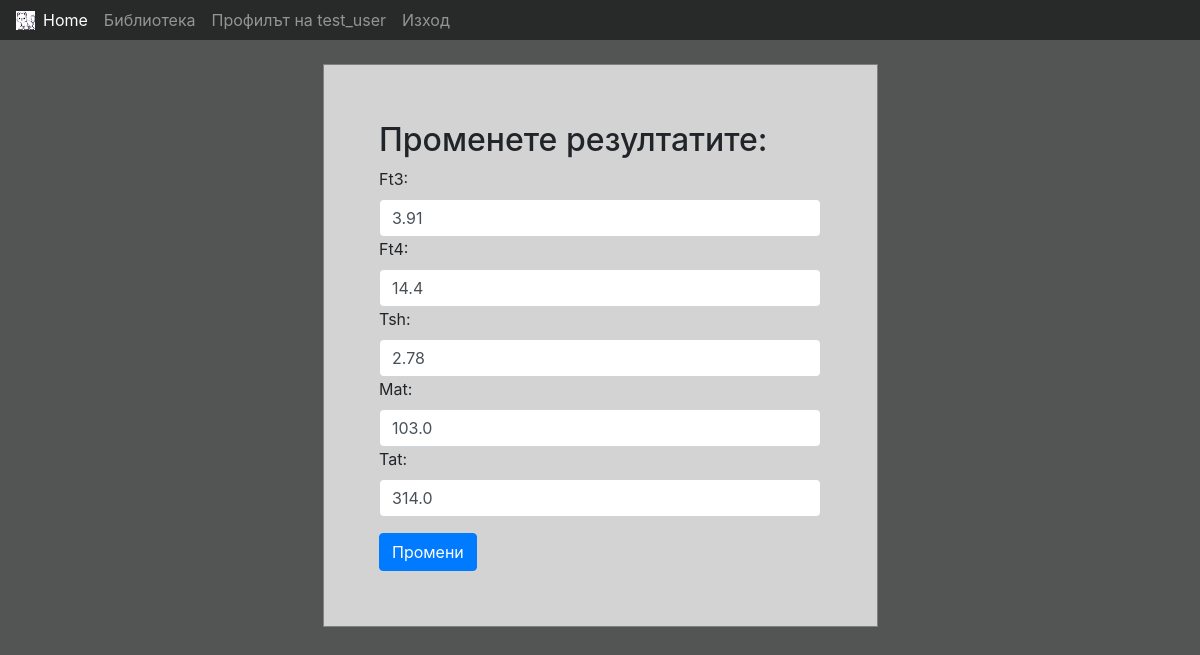
The page /users/edit_results/16/ (signed in) on the database its author committed.
### users/models.py (models this page shows, shortened)
class Results(models.Model):
    ft3 = models.FloatField(null=True)
    ft4 = models.FloatField(null=True)
    tsh = models.FloatField(null=True)
    mat = models.FloatField(null=True)
    tat = models.FloatField(null=True)
    date_created = models.DateTimeField(auto_now_add=True, null=True)
    user = models.ForeignKey(RegisteredUser, null=True, on_delete=models.CASCADE)

### users/views.py (the view, shortened to what this page needs)
# urls.py: path('edit_results/<str:pk>/', views.edit_results, name='edit_results'),
@login_required
def edit_results(request, pk):
    results_bulk = Results.objects.get(id=pk)
    if request.method == "GET":
        form = ResultsForm(instance=results_bulk)
        context = {'form': form, 'results_bulk': results_bulk}
        return render(request, 'users/edit_results.html', context)

### users/forms/results_form.py
class ResultsForm(forms.ModelForm):
    def __init__(self, *args, **kwargs):
        super().__init__(*args, **kwargs)
        for (_, field) in self.fields.items():
            field.widget.attrs['class'] = 'form-control'
    class Meta:
        model = Results
        fields = '__all__'
        exclude = ['user']

### templates/users/edit_results.html (shortened to what this page needs)
{% extends 'measure_app/main.html' %}
{% block content %}
{% block styles %}
<link rel="stylesheet" href="https://stackpath.bootstrapcdn.com/bootstrap/4.3.1/css/bootstrap.min.css"
>
{% endblock %}
    <br>
<div class="container">
    <form class="w-50 m-auto" method="post" style="border: 1px solid grey; margin: 10% 0%; background-color: lightgrey; padding: 5% 5%;" action="{% url 'edit_results' results_bulk.id %}">
      <h2>Променете резултатите:</h2>
        {{ form }}
        <div>
            <button type="submit" class="btn btn-primary">Промени</button>
        </div>
    </form>
</div>
{% endblock %}

### templates/measure_app/navbar.html (shortened to what this page needs)
{% load static %}
<nav class="navbar navbar-expand-lg navbar-dark" id="nav-size">
  <img src="{% static 'images/malko.png' %}">
  <div class="collapse navbar-collapse" id="navbarNav">
    <ul class="navbar-nav">
      <li class="nav-item active">
        <a class="nav-link" href="{% url 'home' %}">Home</a>
      </li>
      <li class="nav-item">
        <a class="nav-link" href="{% url 'library' %}">Библиотека</a>
      </li>
            {% if user.is_authenticated %}
                <li class="nav-item">
                    <a class="nav-link" href="{% url 'profile_page' user.id %}">
                        Профилът на {{ user.username }}
                    </a>
                </li>
                <li class="nav-item">
                    <a class="nav-link" href="{% url 'logout' %}">Изход</a>
                </li>
            {% else %}
                <li class="nav-item">
                    <a class="nav-link" href="{% url 'login_user' %}">Вход</a>
                </li>
            {% endif %}
    </ul>
  </div>
</nav>

### static/css/main.css (style rules this page uses)
body { background-color: #535454; }
#nav-size { height: 40px; background-color: #282929; }

### templates/users/edit_results.html (style rules this page uses)
body { background-color: #535454; }

### rows shown on the page
Results: ft3 "3.91", ft4 "14.4", tsh "2.78", mat "103.0", tat "314.0"

### other values the page prints
{{ user.username }} "test_user"
